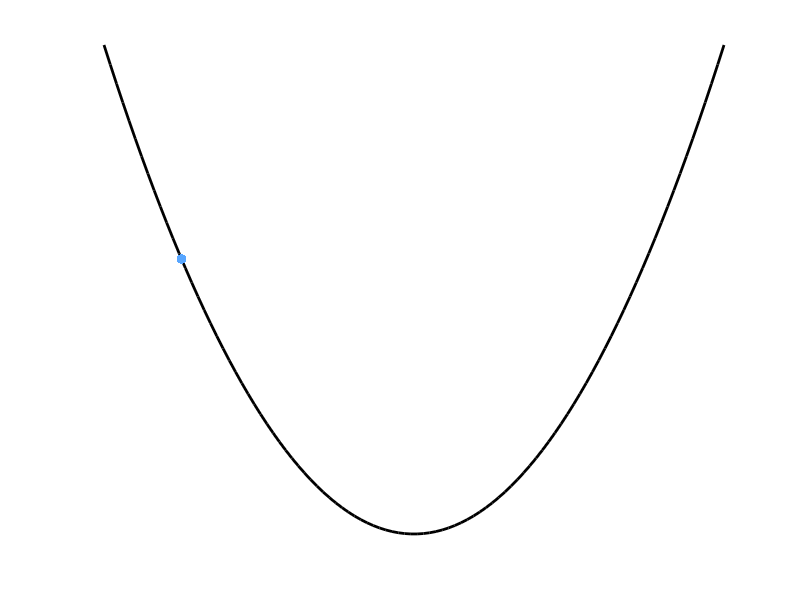

Write the MATLAB code that produced this figure. (Note: this script raises an error after producing the figure.)
close all; clear; clc;

% don't know where the original code is hiding at, this is for an icon

figure('units', 'pixels', 'position', [20, 20, 200, 200]);

color = [88, 166, 255] / 255;

t = linspace(-2, 2);

tau = linspace(-1.5, 0, 10);

for i = 1:length(tau)

    plot(t, t.^2, 'k', 'linewidth', 2);
    hold on
    scatter(tau(i), tau(i).^2, 50, color, 'filled');
    %quiver(tau(i), tau(i).^2, -tau(i)^2, tau(i), 'k');
    hold off
    axis off
   
    
    if i == 1
    gif('../assets/img/animations/optimization_icon.gif', ...
        'overwrite', true, 'delaytime', 0.2);
    else
    gif;
    end
   
end